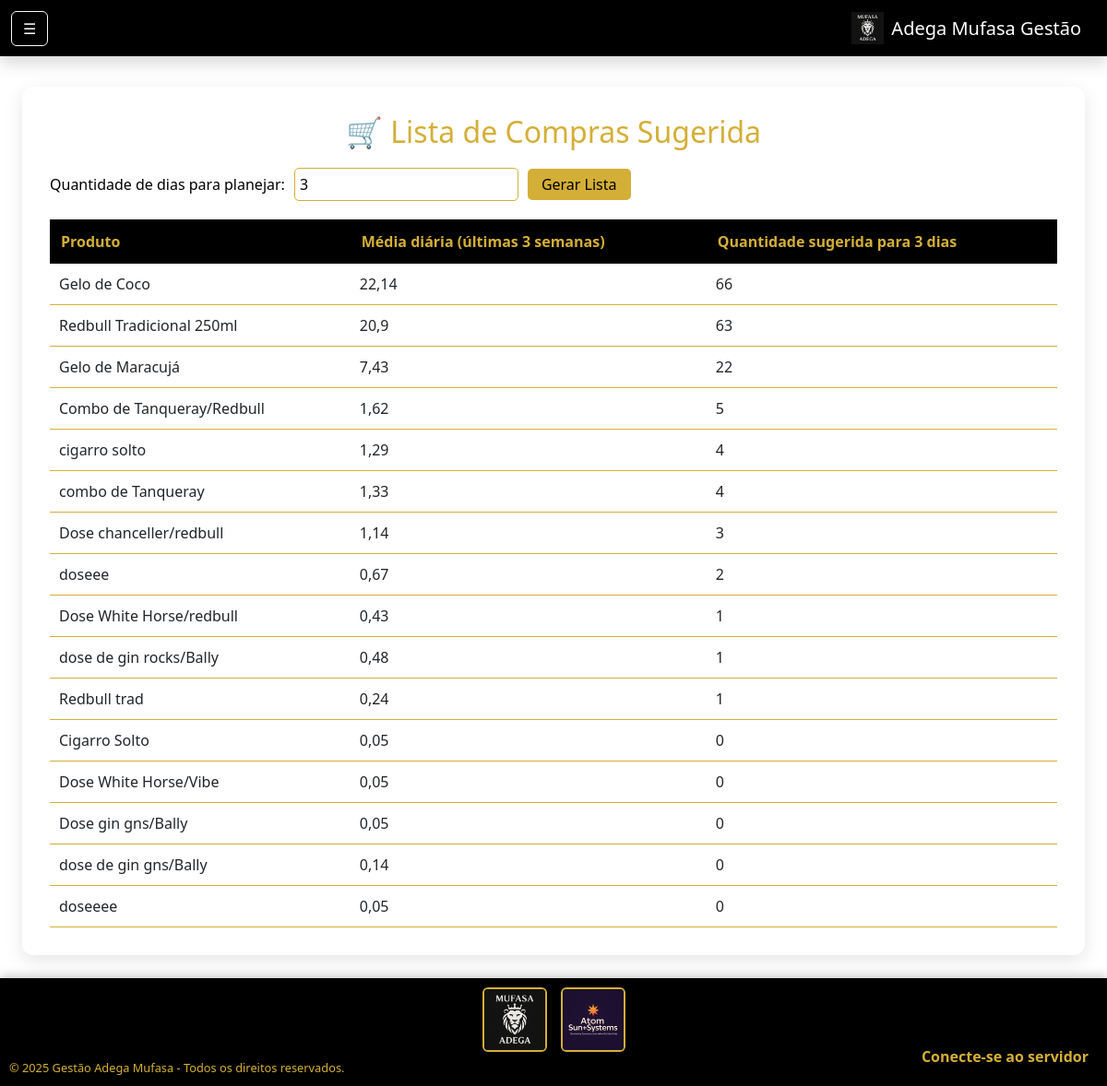
Page /dash/lista-compras/ (signed in) on the committed database.
### core/models.py (models this page shows, shortened)
class Prime(models.Model):
    ativo = models.BooleanField(default=True)
    criacao = models.DateTimeField(auto_now_add=True, null=True)
    atualizado = models.DateTimeField(auto_now=True, null=True)
    class Meta:
        abstract = True

class Produtos(Prime):
    codigo = models.CharField(
        max_length=13,
        unique=True,
        null=True,
        blank=True,
        help_text="Código de barras ou identificador único do produto"
    )
    nome_produto = models.CharField(max_length=90, null=False, blank=False)
    preco_venda = models.DecimalField(decimal_places=2, max_digits=10, default=0)
    categoria = models.ForeignKey(CategoriaProduto, on_delete=models.CASCADE, blank=False, null=False)
    preco_fornecedor = models.DecimalField(decimal_places=2, max_digits=10, null=True, blank=True)
    ganho_potencial = models.DecimalField(decimal_places=2, max_digits=10, null=True, blank=True, editable=False)
    imagem = models.ImageField(
        upload_to='produtos/',
        null=True,
        blank=True,
        validators=[FileExtensionValidator(allowed_extensions=['jpg', 'jpeg', 'png'])],
        help_text="Imagem do produto (JPG ou PNG)"
    )
    class Meta:
        verbose_name = 'Produto'
        verbose_name_plural = 'Produtos'

class SaidaEstoque(Prime):
    produto = models.ForeignKey(
        Produtos,
        on_delete=models.SET_NULL,
        null=True,
        blank=True,
        related_name='saidas'
    )
    nome_produto = models.CharField(max_length=255, null=True)
    codigo_produto = models.CharField(max_length=100, null=True, blank=True)
    quantidade = models.IntegerField()
    data_saida = models.DateTimeField(auto_now_add=True, null=True, blank=True)
    class Meta:
        verbose_name = "Saída de Estoque"
        verbose_name_plural = "Saídas de Estoque"

### core/views.py (the view)
# urls.py: path("dash/lista-compras/", lista_compras, name="dash_compras"),
def lista_compras(request):
    dias = int(request.GET.get('dias', 3))  # padrão: 3 dias
    hoje = timezone.now().date()
    semanas = 3
    historico_inicio = hoje - timedelta(weeks=semanas)
    vendas_recente = ItemVenda.objects.filter(
        venda__data__date__gte=historico_inicio
    ).values('produto__nome_produto').annotate(
        total_vendido=Sum('quantidade')
    )
    saidas_recente = SaidaEstoque.objects.filter(
        data_saida__date__gte=historico_inicio
    ).values('nome_produto').annotate(
        total_saida=Sum('quantidade')
    )
    produtos_hist = {}
    for item in vendas_recente:
        nome = item['produto__nome_produto']
        produtos_hist[nome] = produtos_hist.get(nome, 0) + item['total_vendido']
    for item in saidas_recente:
        nome = item['nome_produto']
        produtos_hist[nome] = produtos_hist.get(nome, 0) + item['total_saida']
    produtos_estimativa = []
    for nome, total in produtos_hist.items():
        media_diaria = total / (semanas * 7)  # média por dia
        quantidade_sugerida = round(media_diaria * dias)
        produtos_estimativa.append({
            'produto': nome,
            'media_diaria': round(media_diaria, 2),
            'dias': dias,
            'quantidade_sugerida': quantidade_sugerida
        })
    produtos_estimativa.sort(key=lambda x: -x['quantidade_sugerida'])
    context = {
        'produtos_estimativa': produtos_estimativa,
        'dias': dias
    }
    return render(request, 'dash_compras.html', context)

### core/templates/dash_compras.html
{% extends "base.html" %}
{% block content %}
<div style="background:#fff; padding:30px; border-radius:12px; max-width:1200px; margin:0 auto; box-shadow:0 6px 20px rgba(0,0,0,0.1);">
    <h2 style="color:#d4af37; text-align:center; margin-bottom:20px;">🛒 Lista de Compras Sugerida</h2>
    <form method="get" style="margin-bottom:20px; display:flex; gap:10px; align-items:center;">
        <label style="color:#000;">Quantidade de dias para planejar:</label>
        <input type="number" name="dias" value="{{ dias }}" min="1" style="padding:5px; border-radius:5px; border:1px solid #d4af37;">
        <button type="submit" style="background:#d4af37; color:#000; border:none; padding:5px 15px; border-radius:5px; cursor:pointer;">Gerar Lista</button>
    </form>
    {% if produtos_estimativa %}
    <table style="width:100%; border-collapse:collapse; text-align:left; background:#fff;">
        <thead style="background:#000;">
            <tr>
                <th style="padding:12px; color:#d4af37; text-align:left;">Produto</th>
                <th style="padding:12px; color:#d4af37; text-align:left;">Média diária (últimas 3 semanas)</th>
                <th style="padding:12px; color:#d4af37; text-align:left;">Quantidade sugerida para {{ dias }} dias</th>
            </tr>
        </thead>
        <tbody>
            {% for item in produtos_estimativa %}
            <tr style="border-bottom:1px solid #d4af37;">
                <td style="padding:10px;">{{ item.produto }}</td>
                <td style="padding:10px;">{{ item.media_diaria }}</td>
                <td style="padding:10px;">{{ item.quantidade_sugerida }}</td>
            </tr>
            {% endfor %}
        </tbody>
    </table>
    {% else %}
        <p style="color:#e74c3c; text-align:center; font-weight:bold;">Nenhum dado de vendas ou saída de estoque nas últimas 3 semanas.</p>
    {% endif %}
</div>
{% endblock %}

### core/templates/base.html (style rules this page uses)
html, body { height: 100%; margin: 0; }
body { background-color: #f8f9fa; overflow-x: hidden; display: flex; flex-direction: column; min-height: 100vh; }

### rows in the picture
Produtos: produto "combo de Tanqueray", media_diaria "1,33", quantidade_sugerida "4"
Produtos: produto "Dose White Horse/redbull", media_diaria "0,43", quantidade_sugerida "1"
Produtos: produto "dose de gin rocks/Bally", media_diaria "0,48", quantidade_sugerida "1"
SaidaEstoque: produto "Redbull trad", media_diaria "0,24", quantidade_sugerida "1"
Produtos: produto "Dose White Horse/Vibe", media_diaria "0,05", quantidade_sugerida "0"
Produtos: produto "Dose gin gns/Bally", media_diaria "0,05", quantidade_sugerida "0"

### other values in the picture
{{ dias }} "3"
{{ item.produto }} "Gelo de Coco" "Redbull Tradicional 250ml" "Gelo de Maracujá" "Combo de Tanqueray/Redbull" "cigarro solto" "Dose chanceller/redbull" "doseee" "Cigarro Solto" "dose de gin gns/Bally" "doseeee"
{{ item.media_diaria }} "22,14" "20,9" "7,43" "1,62" "1,29" "1,14" "0,67" "0,05" "0,14" "0,05"
{{ item.quantidade_sugerida }} "66" "63" "22" "5" "4" "3" "2" "0" "0" "0"
{{ year|default:"2025" }} "2025"
